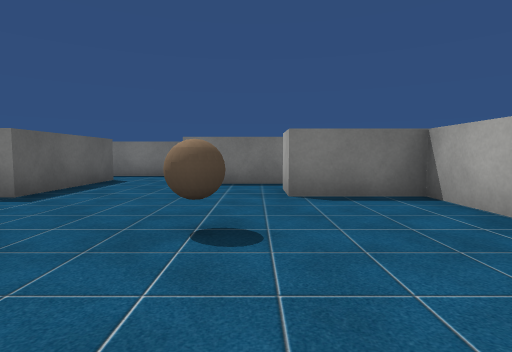
View 1 (above)

16 first-person views from a walk through a 3-D level made in the Unity game engine. The camera is 0.62 m above the floor, tilts 4° down and sees 80° across. The floor is counted in squares, 1 m on a side. Each view is taken from the middle of a square. On the plan, view 1 faces up. The plan holds only what a view shows up to about 9 squares ahead; the rest is blank. Some surface patterns are stand-ins.

View 2
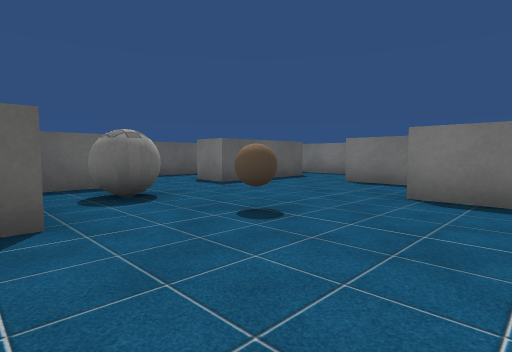

View 3
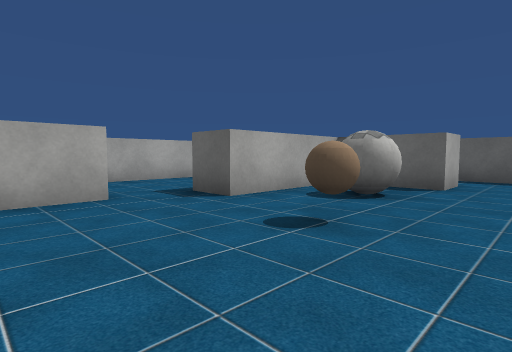

View 4
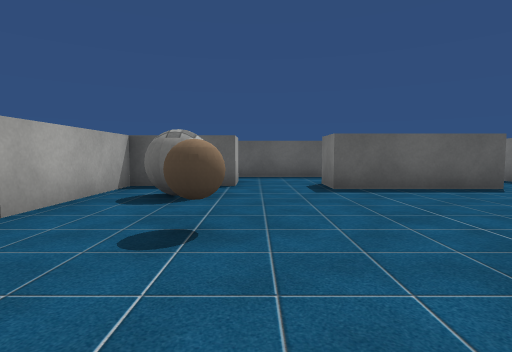

View 5
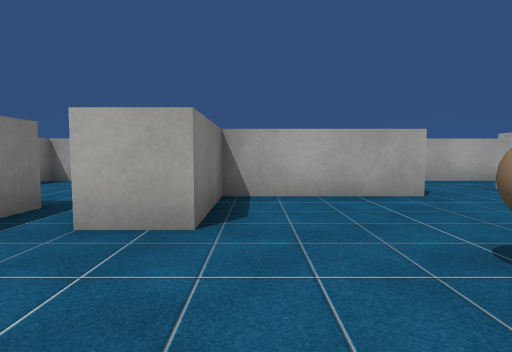

View 6
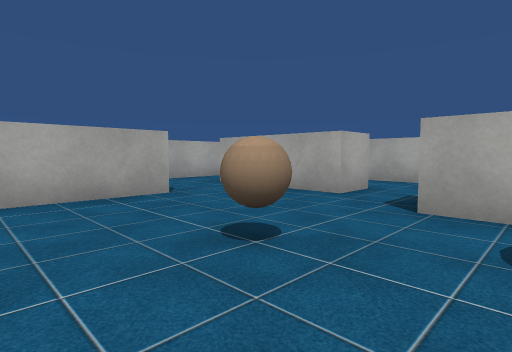

View 7
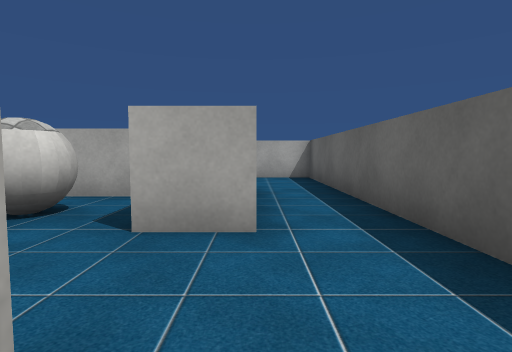

View 8
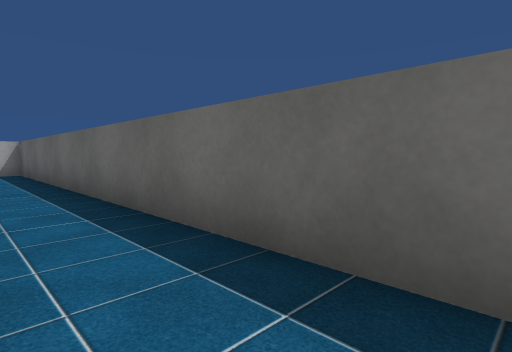

View 9
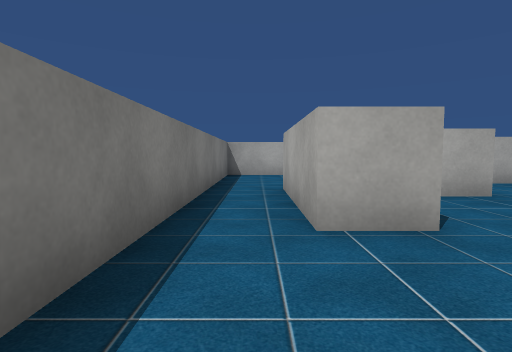

View 10
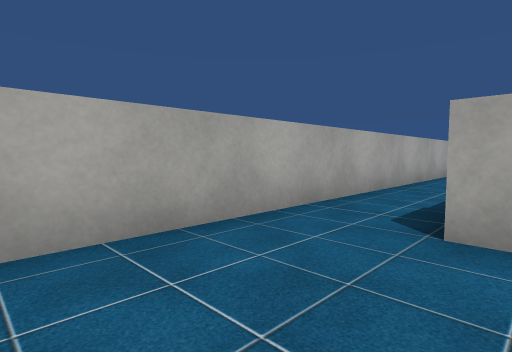

View 11
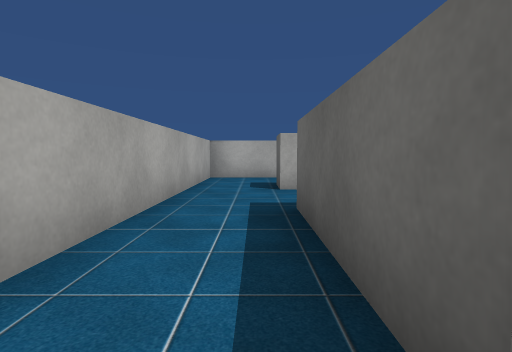

View 12
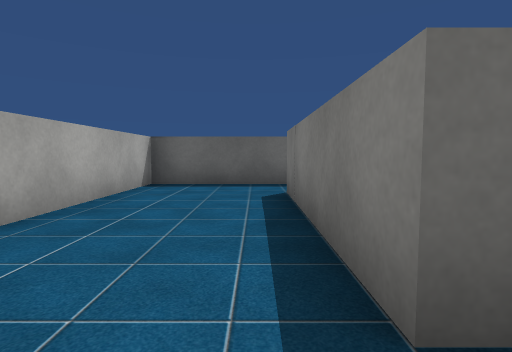

View 13
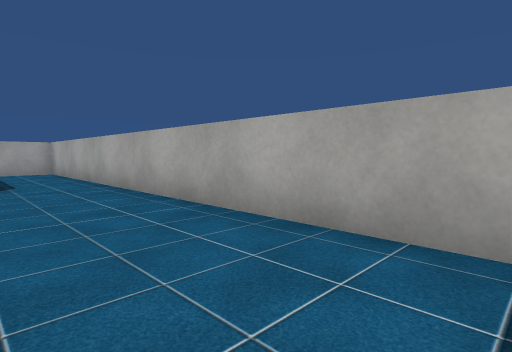

View 14
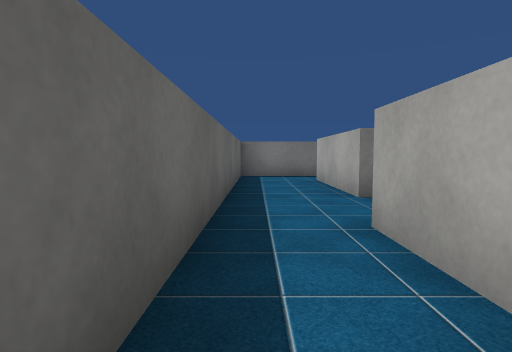

View 15
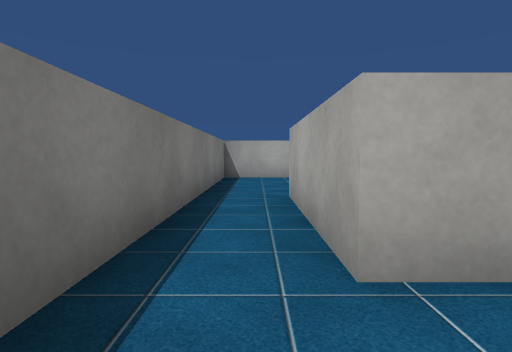

View 16
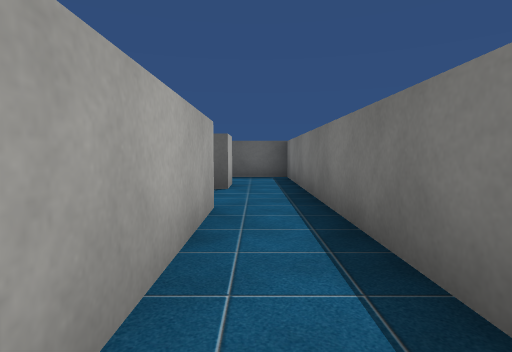

### Floor plan
Ten units are one square. View 1 is at (0, 0); x grows to the right and y downward. Boxes are objects, and circles mark ways between rooms. Rooms are numbered by the first view taken in them; rooms with no view inside come last. Other rooms are left out.
<svg viewBox="-69 -94 126 131">
<path fill="none" stroke="#000" d="M5 4 35 4M25 -14 25 -45 5 -45 5 -56M-50 -26 -40 -26 -40 -5 -9 -5 -9 5M16 -65 -16 -65 -16 -75M-35 -75 -35 -45 -45 -45M-45 -45 -45 -75 -35 -75M-34 -89 -64 -89 -64 -25M31 -55 36 -55M35 -46 35 -14M-16 -75 16 -75M52 5 52 -89 -34 -89M-9 5 -50 5M5 15 5 4M-50 -11 -50 -26M35 4 35 12M-64 -25 -64 32 52 32 52 5"/>
<rect x="-35" y="-25" width="20" height="10" fill="#bbb"><title>ball</title></rect>
<rect x="-5" y="-35" width="10" height="20" fill="#bbb"><title>ball</title></rect>
<circle cx="-40" cy="-35" r="3" fill="#2a7"/>
<circle cx="-25" cy="-70" r="3" fill="#2a7"/>
<circle cx="10" cy="-60" r="3" fill="#2a7"/>
<circle cx="30" cy="-5" r="3" fill="#2a7"/>
<circle cx="0" cy="10" r="3" fill="#2a7"/>
<circle cx="-40" cy="-80" r="3" fill="#2a7"/>
<circle cx="-60" cy="-20" r="3" fill="#2a7"/>
<circle cx="40" cy="10" r="3" fill="#2a7"/>
<text x="-10" y="-30">1</text>
<text x="-50" y="-60">2</text>
<text x="20" y="-60">3</text>
<text x="-20" y="10">4</text>
</svg>
Room 1 opens to room 2. Room 1 opens to room 3. Room 1 opens to room 4. Room 2 opens to room 3. Room 2 opens to room 4. Room 3 opens to room 4.

Where each view was taken, in squares from view 1:
view 1: 0 up, 0 right, facing up
view 2: 0 up, 2 right, facing up-left
view 3: 4 up, 2 right, facing down-left
view 4: 3 up, 2 right, facing left
view 5: 4 up, 2 left, facing right
view 6: 4 up, 2 left, facing down-right
view 7: 5 up, 5 left, facing down
view 8: 8 up, 5 left, facing down-left
view 9: 8 up, 4 left, facing right
view 10: 8 up, 3 right, facing down-right
view 11: 5 up, 4 right, facing down
view 12: 1 down, 0 right, facing left
view 13: 1 down, 6 left, facing down-right
view 14: 0 up, 6 left, facing up
view 15: 8 up, 3 left, facing right
view 16: 8 up, 2 right, facing left
